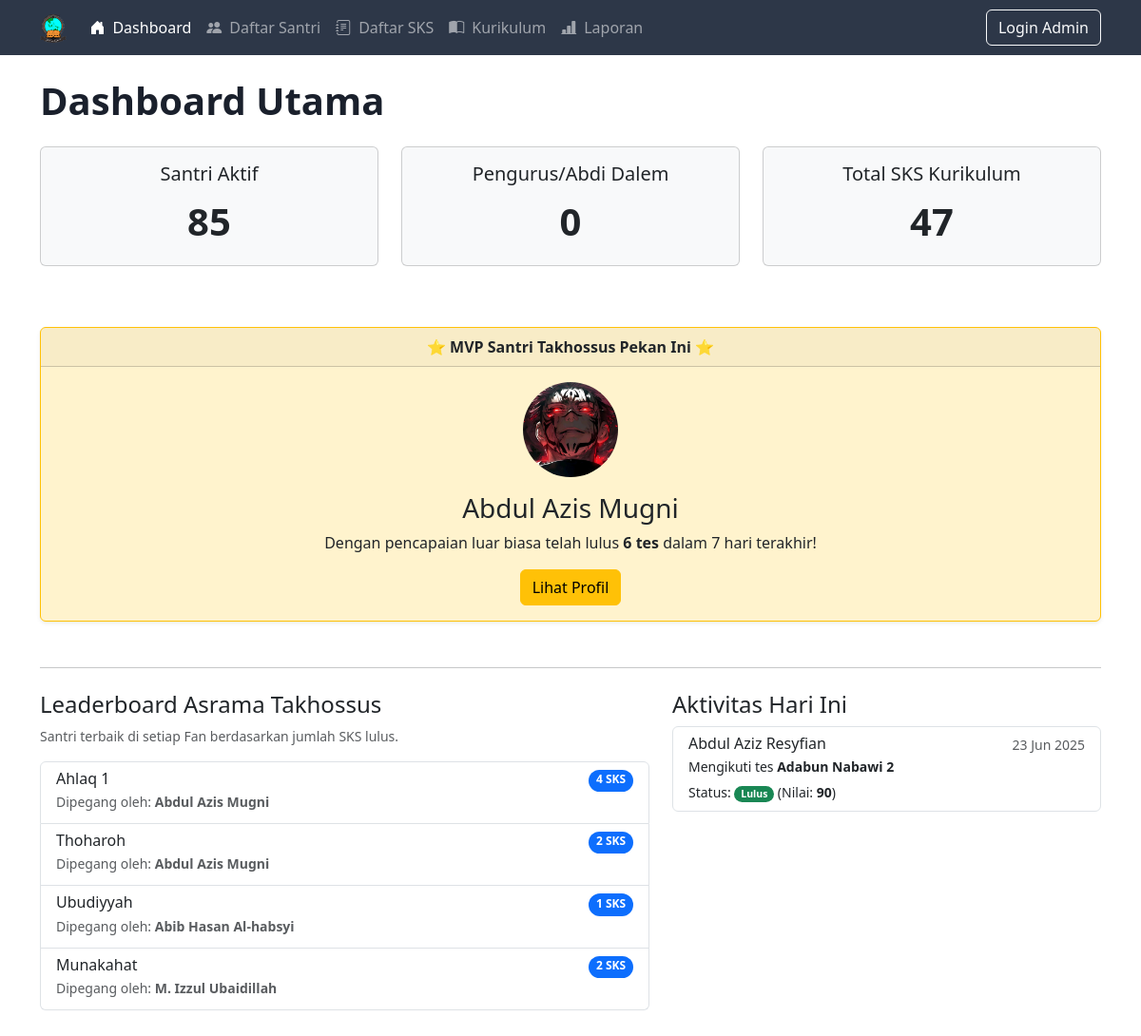
Before: /santri/ with the older database file.
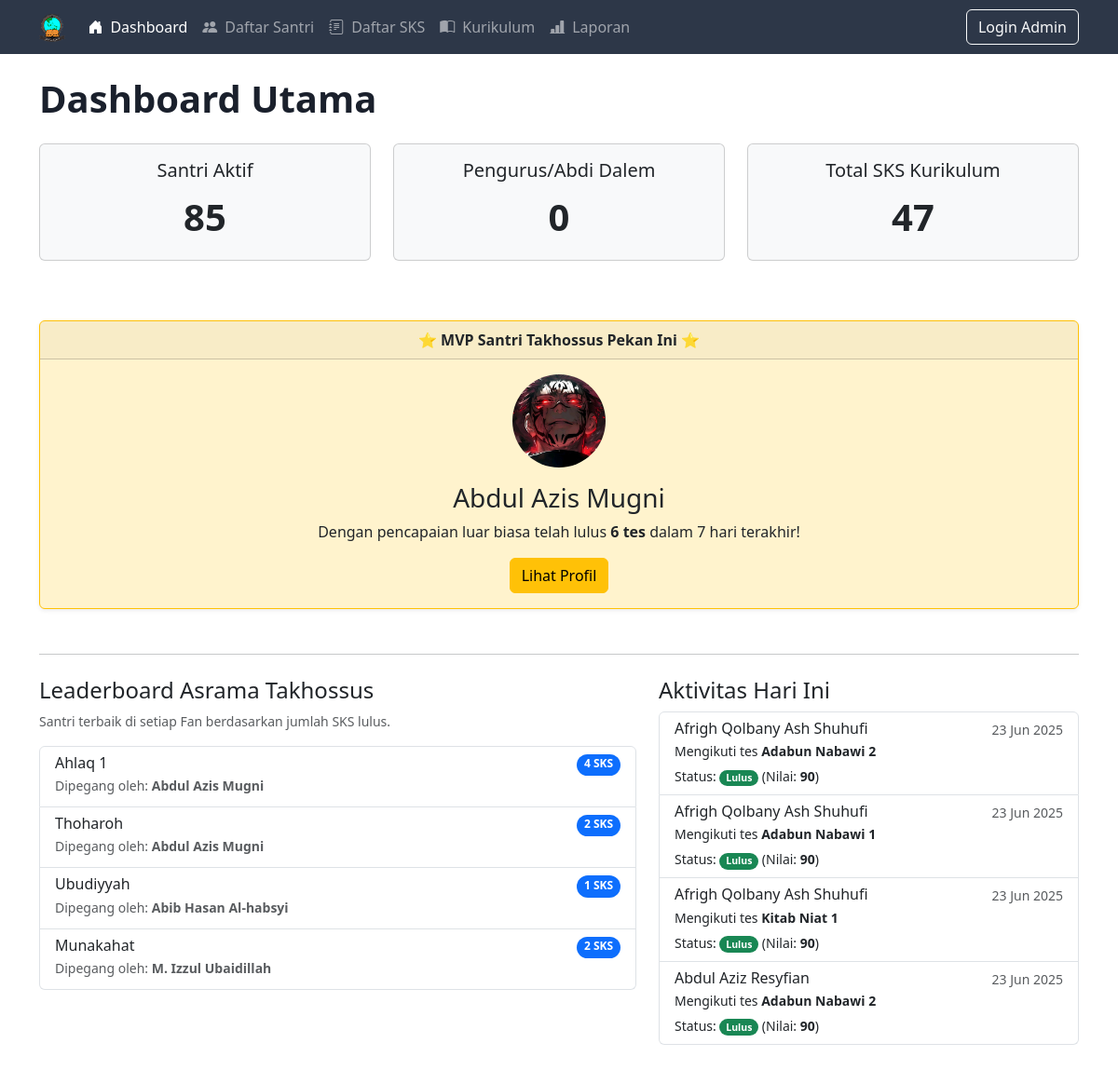
After: the same page with the newer database file.
### core/models.py (models this page shows, shortened)
class Santri(models.Model):
    STATUS_CHOICES = [
        ('Aktif', 'Aktif'),
        ('Lulus', 'Lulus'),
        ('Non-Aktif', 'Non-Aktif'),
    ]
    nama_lengkap = models.CharField(max_length=150)
    id_santri = models.CharField(max_length=20, unique=True, blank=True, null=True, verbose_name="ID Santri")
    status = models.CharField(max_length=10, choices=STATUS_CHOICES, default='Aktif')
    foto_profil = models.ImageField(
        upload_to='santri_photos/',
        blank=True,
        null=True,
        help_text="Upload foto profil santri"
    )

class Fan(models.Model):
    nama_fan = models.CharField(max_length=100, unique=True, verbose_name="Nama Fan")
    deskripsi = models.TextField(blank=True, null=True)
    urutan = models.IntegerField(default=0, help_text="Isi dengan angka untuk urutan, misal: 1, 2, 3...")
    target_durasi_hari = models.PositiveIntegerField(default=30, help_text="Target penyelesaian dalam HARI, misal: 1 bulan = 30 hari")

class RiwayatTes(models.Model):
    santri = models.ForeignKey(Santri, on_delete=models.CASCADE, related_name='riwayat_tes')
    sks = models.ForeignKey(SKS, on_delete=models.CASCADE, related_name='riwayat_tes')
    tanggal_tes = models.DateField()
    nilai = models.IntegerField(
        validators=[MinValueValidator(0), MaxValueValidator(100)]
    )
    @property
    def status_kelulusan(self):
        if self.nilai >= self.sks.nilai_minimal:
            return "Lulus"
        else:
            return "Mengulang"

class SKS(models.Model):
    nama_sks = models.CharField(max_length=200, unique=True, verbose_name="Nama SKS/Kitab")
    fan = models.ForeignKey(Fan, on_delete=models.CASCADE, related_name='sks_list')
    nilai_minimal = models.PositiveIntegerField(default=90, help_text="Nilai minimal untuk lulus SKS ini")
    class Meta:
        verbose_name = "SKS"
        verbose_name_plural = "SKS"

### core/views.py (the view)
# urls.py: path('', views.daftar_santri, name='daftar_santri'),
def daftar_santri(request):
    total_santri_aktif = Santri.objects.filter(status='Aktif').count()
    total_lulusan = Santri.objects.filter(status='Lulus').count()
    total_sks = SKS.objects.count()
    today = date.today()
    aktivitas_terkini = RiwayatTes.objects.filter(tanggal_tes=today).order_by('-id')
    semua_fan = Fan.objects.all().order_by('urutan')
    juara_per_fan = []
    for fan in semua_fan:
        peringkat_fan = Santri.objects.filter(status='Aktif', riwayat_tes__sks__fan=fan).annotate(
            jumlah_lulus_di_fan=Count('riwayat_tes__sks', distinct=True, filter=Q(riwayat_tes__sks__fan=fan) & Q(riwayat_tes__nilai__gte=F('riwayat_tes__sks__nilai_minimal')))
        ).filter(jumlah_lulus_di_fan__gt=0).order_by('-jumlah_lulus_di_fan', 'id')
        juara = peringkat_fan.first()
        if juara:
            juara_per_fan.append({'fan': fan, 'santri': juara, 'jumlah_lulus': juara.jumlah_lulus_di_fan})
    mvp_santri = Santri.objects.filter(
        status='Aktif',
        riwayat_tes__tanggal_tes__gte=today - timedelta(days=7),
    ).annotate(
        lulus_mingguan=Count('riwayat_tes', filter=Q(riwayat_tes__nilai__gte=F('riwayat_tes__sks__nilai_minimal')))
    ).order_by('-lulus_mingguan').first()
    konteks = { 'page_title': 'Dashboard Utama', 'total_santri_aktif': total_santri_aktif, 'total_lulusan': total_lulusan, 'total_sks': total_sks, 'aktivitas_terkini': aktivitas_terkini, 'juara_per_fan': juara_per_fan, 'mvp_santri': mvp_santri }
    return render(request, 'core/daftar_santri.html', konteks)

### core/templates/core/daftar_santri.html (shortened to what this page needs)
{% extends 'core/base.html' %}
{% load static %}
{% block content %}
    <h1 class="mb-4">Dashboard Utama</h1>
    <div class="row mb-5">
        <div class="col-lg-4 mb-3 card-link-wrapper">
            <div class="card text-center text-bg-light h-100">
                <a href="{% url 'core:semua_santri' %}" class="card-body text-decoration-none text-dark d-flex flex-column justify-content-center">
                    <h5 class="card-title">Santri Aktif</h5>
                    <p class="card-text fs-1 fw-bold my-auto">{{ total_santri_aktif }}</p>
                </a>
            </div>
        </div>
        <div class="col-lg-4 mb-3 card-link-wrapper">
            <div class="card text-center text-bg-light h-100">
                <a href="{% url 'core:semua_santri' %}" class="card-body text-decoration-none text-dark d-flex flex-column justify-content-center">
                    <h5 class="card-title">Pengurus/Abdi Dalem</h5>
                    <p class="card-text fs-1 fw-bold my-auto">{{ total_lulusan }}</p>
                </a>
            </div>
        </div>
        <div class="col-lg-4 mb-3 card-link-wrapper">
            <div class="card text-center text-bg-light h-100">
                <a href="{% url 'core:daftar_sks' %}" class="card-body text-decoration-none text-dark d-flex flex-column justify-content-center">
                    <h5 class="card-title">Total SKS Kurikulum</h5>
                    <p class="card-text fs-1 fw-bold my-auto">{{ total_sks }}</p>
                </a>
            </div>
        </div>
    </div>
    {% if mvp_santri %}
    <div class="card text-center bg-warning-subtle border-warning mb-5 shadow-sm">
        <div class="card-header">
            <strong>⭐ MVP Santri Takhossus Pekan Ini ⭐</strong>
        </div>
        <div class="card-body">
            {% if mvp_santri.foto_profil %}
                <img src="{{ mvp_santri.foto_profil.url }}" class="rounded-circle mb-3" style="width: 100px; height: 100px; object-fit: cover;" alt="Foto {{ mvp_santri.nama_lengkap }}">
            {% else %}
                <img src="{% static 'core/images/default.png' %}" class="rounded-circle mb-3" style="width: 100px; height: 100px; object-fit: cover;" alt="Foto default">
            {% endif %}
            <h3 class="card-title">{{ mvp_santri.nama_lengkap }}</h3>
            <p class="card-text">
                Dengan pencapaian luar biasa telah lulus <strong>{{ mvp_santri.lulus_mingguan }} tes</strong> dalam 7 hari terakhir!
            </p>
            <a href="{% url 'core:detail_santri' mvp_santri.pk %}" class="btn btn-warning">Lihat Profil</a>
        </div>
    </div>
    {% endif %}
    <hr class="my-4">
    <div class="row mt-4">
        <div class="col-md-7">
            <h4>Leaderboard Asrama Takhossus</h4>
            <p class="text-muted small">Santri terbaik di setiap Fan berdasarkan jumlah SKS lulus.</p>
            <div class="list-group">
                {% for data in juara_per_fan %}
                    <a href="{% url 'core:leaderboard_fan' data.fan.pk %}" class="list-group-item list-group-item-action">
                        <div class="d-flex w-100 justify-content-between">
                            <h6 class="mb-1">{{ data.fan.nama_fan }}</h6>
                            <span class="badge bg-primary rounded-pill">{{ data.jumlah_lulus }} SKS</span>
                        </div>
                        <p class="mb-1 small text-muted">Dipegang oleh: <strong>{{ data.santri.nama_lengkap }}</strong></p>
                    </a>
                {% empty %}
                    <p class="text-muted p-3">Belum ada data untuk ditampilkan.</p>
                {% endfor %}
            </div>
        </div>
        <div class="col-md-5">
            <h4>Aktivitas Hari Ini</h4>
            <div class="list-group">
                {% for tes in aktivitas_terkini %}
                    <div class="list-group-item">
                        <div class="d-flex w-100 justify-content-between">
                            <h6 class="mb-1">{{ tes.santri.nama_lengkap }}</h6>
                            <small class="text-muted">{{ tes.tanggal_tes|date:"d M Y" }}</small>
                        </div>
                        <p class="mb-1 small">Mengikuti tes <strong>{{ tes.sks.nama_sks }}</strong></p>
                        <small>Status: {% if tes.status_kelulusan == "Lulus" %}<span class="badge rounded-pill text-bg-success">Lulus</span>{% else %}<span class="badge rounded-pill text-bg-danger">Mengulang</span>{% endif %} (Nilai: <strong>{{ tes.nilai }}</strong>)</small>
                    </div>
                {% empty %}
                    <p class="text-muted p-3">Belum ada aktivitas tes yang tercatat hari ini.</p>
                {% endfor %}
            </div>
        </div>
    </div>
{% endblock %}

### core/templates/core/base.html (shortened to what this page needs)
{% load static %}
<!doctype html>
<html lang="en">
  <head>
    <link href="https://cdn.jsdelivr.net/npm/bootstrap@5.3.3/dist/css/bootstrap.min.css" rel="stylesheet">
    <link rel="stylesheet" href="{% static 'core/css/custom.css' %}">
     <link rel="stylesheet" href="{% static 'core/css/custom.css' %}">
    <link rel="stylesheet" href="https://cdn.jsdelivr.net/npm/bootstrap-icons@1.11.3/font/bootstrap-icons.min.css">
  </head>
  <body>
    <nav class="navbar navbar-expand-lg bg-dark" data-bs-theme="dark">
      <div class="container">
        <a class="navbar-brand" href="{% url 'core:daftar_santri' %}">
            <img src="{% static 'core/images/Takhossus.png' %}" alt="Logo Asrama Takhossus" height="30">
        </a>
        <div class="collapse navbar-collapse" id="navbarNav">
          <ul class="navbar-nav me-auto mb-2 mb-lg-0">
    <li class="nav-item">
        <a class="nav-link {% if request.resolver_match.url_name == 'daftar_santri' %}active{% endif %}" href="{% url 'core:daftar_santri' %}">
            <i class="bi bi-house-door-fill me-2"></i>Dashboard
        </a>
    </li>
    <li class="nav-item">
        <a class="nav-link {% if request.resolver_match.url_name == 'semua_santri' %}active{% endif %}" href="{% url 'core:semua_santri' %}">
            <i class="bi bi-people-fill me-2"></i>Daftar Santri
        </a>
    </li>
    <li class="nav-item">
        <a class="nav-link {% if request.resolver_match.url_name == 'daftar_sks' %}active{% endif %}" href="{% url 'core:daftar_sks' %}">
            <i class="bi bi-journal-text me-2"></i>Daftar SKS
        </a>
    </li>
    <li class="nav-item">
        <a class="nav-link {% if request.resolver_match.url_name == 'kurikulum' %}active{% endif %}" href="{% url 'core:kurikulum' %}">
            <i class="bi bi-book-half me-2"></i>Kurikulum
        </a>
    </li>
    <li class="nav-item">
    <a class="nav-link {% if request.resolver_match.url_name == 'laporan_akademik' %}active{% endif %}" href="{% url 'core:laporan_akademik' %}">
        <i class="bi bi-bar-chart-line-fill me-2"></i>Laporan
        </a>
    </li>
</ul>
          <a href="/admin/login/" class="btn btn-outline-light">Login Admin</a>
        </div>
      </div>
    </nav>
    <div class="container mt-4 mb-5 page-content">
      {% block content %}
      {% endblock %}
    </div>
  </body>
</html>

### core/static/core/css/custom.css (style rules this page uses)
.bg-dark { background-color: #2d3748 !important; }
h1 { font-family: 'Segoe UI', Tahoma, Geneva, Verdana, sans-serif; color: #1a202c; font-weight: 700; }
.page-content { animation: fadeIn 0.5s ease-out forwards; }
.card-link-wrapper .card { transition: all 0.3s ease-in-out; }

Changed rows visible on the page:
added RiwayatTes: santri.nama_lengkap "Afrigh Qolbany Ash Shuhufi", tanggal_tes "23 Jun 2025", sks.nama_sks "Adabun Nabawi 2", shows "Lulus", nilai "90"
added RiwayatTes: santri.nama_lengkap "Afrigh Qolbany Ash Shuhufi", tanggal_tes "23 Jun 2025", sks.nama_sks "Adabun Nabawi 1", shows "Lulus", nilai "90"
added RiwayatTes: santri.nama_lengkap "Afrigh Qolbany Ash Shuhufi", tanggal_tes "23 Jun 2025", sks.nama_sks "Kitab Niat 1", shows "Lulus", nilai "90"
